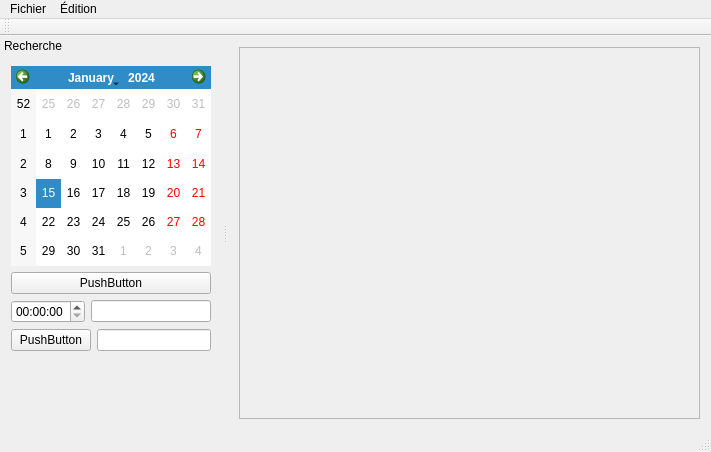
<?xml version="1.0" encoding="UTF-8"?>
<ui version="4.0">
 <class>MainWindow</class>
 <widget class="QMainWindow" name="MainWindow">
  <property name="geometry">
   <rect>
    <x>0</x>
    <y>0</y>
    <width>711</width>
    <height>452</height>
   </rect>
  </property>
  <property name="windowTitle">
   <string>MainWindow</string>
  </property>
  <widget class="QWidget" name="centralWidget">
   <layout class="QVBoxLayout" name="verticalLayout_2">
    <item>
     <widget class="QScrollArea" name="scrollArea_2">
      <property name="widgetResizable">
       <bool>true</bool>
      </property>
      <widget class="QWidget" name="scrollAreaWidgetContents_2">
       <property name="geometry">
        <rect>
         <x>0</x>
         <y>0</y>
         <width>482</width>
         <height>391</height>
        </rect>
       </property>
       <layout class="QVBoxLayout" name="verticalLayout_3">
        <item>
         <widget class="QSchedule" name="edt" native="true">
          <property name="enabled">
           <bool>true</bool>
          </property>
         </widget>
        </item>
       </layout>
      </widget>
     </widget>
    </item>
   </layout>
  </widget>
  <widget class="QMenuBar" name="menuBar">
   <property name="geometry">
    <rect>
     <x>0</x>
     <y>0</y>
     <width>711</width>
     <height>21</height>
    </rect>
   </property>
   <widget class="QMenu" name="menuFichier">
    <property name="title">
     <string>Fichier</string>
    </property>
    <addaction name="actionClose"/>
   </widget>
   <widget class="QMenu" name="menu_dition">
    <property name="title">
     <string>Édition</string>
    </property>
   </widget>
   <addaction name="menuFichier"/>
   <addaction name="menu_dition"/>
  </widget>
  <widget class="QToolBar" name="mainToolBar">
   <attribute name="toolBarArea">
    <enum>TopToolBarArea</enum>
   </attribute>
   <attribute name="toolBarBreak">
    <bool>false</bool>
   </attribute>
  </widget>
  <widget class="QStatusBar" name="statusBar"/>
  <widget class="QDockWidget" name="dockWidget">
   <property name="contextMenuPolicy">
    <enum>Qt::DefaultContextMenu</enum>
   </property>
   <property name="features">
    <set>QDockWidget::NoDockWidgetFeatures</set>
   </property>
   <property name="windowTitle">
    <string>Recherche</string>
   </property>
   <attribute name="dockWidgetArea">
    <number>1</number>
   </attribute>
   <widget class="QWidget" name="dockWidgetContents">
    <layout class="QVBoxLayout" name="verticalLayout">
     <item>
      <widget class="QCalendarWidget" name="calendarWidget">
       <property name="minimumSize">
        <size>
         <width>200</width>
         <height>200</height>
        </size>
       </property>
       <property name="maximumSize">
        <size>
         <width>200</width>
         <height>200</height>
        </size>
       </property>
       <property name="firstDayOfWeek">
        <enum>Qt::Monday</enum>
       </property>
       <property name="horizontalHeaderFormat">
        <enum>QCalendarWidget::NoHorizontalHeader</enum>
       </property>
      </widget>
     </item>
     <item>
      <widget class="QPushButton" name="pushButton">
       <property name="text">
        <string>PushButton</string>
       </property>
      </widget>
     </item>
     <item>
      <layout class="QHBoxLayout" name="horizontalLayout">
       <item>
        <widget class="QTimeEdit" name="timeEdit"/>
       </item>
       <item>
        <widget class="QLineEdit" name="lineEdit_2"/>
       </item>
      </layout>
     </item>
     <item>
      <layout class="QHBoxLayout" name="horizontalLayout_2">
       <item>
        <widget class="QPushButton" name="pushButton_2">
         <property name="text">
          <string>PushButton</string>
         </property>
        </widget>
       </item>
       <item>
        <widget class="QLineEdit" name="lineEdit"/>
       </item>
      </layout>
     </item>
     <item>
      <spacer name="verticalSpacer">
       <property name="orientation">
        <enum>Qt::Vertical</enum>
       </property>
       <property name="sizeHint" stdset="0">
        <size>
         <width>20</width>
         <height>40</height>
        </size>
       </property>
      </spacer>
     </item>
    </layout>
   </widget>
  </widget>
  <action name="actionClose">
   <property name="text">
    <string>Close</string>
   </property>
  </action>
 </widget>
 <layoutdefault spacing="6" margin="11"/>
 <customwidgets>
  <customwidget>
   <class>QSchedule</class>
   <extends>QWidget</extends>
   <header>QSchedule.h</header>
   <container>1</container>
  </customwidget>
 </customwidgets>
 <tabstops>
  <tabstop>calendarWidget</tabstop>
  <tabstop>pushButton</tabstop>
  <tabstop>timeEdit</tabstop>
  <tabstop>lineEdit_2</tabstop>
 </tabstops>
 <resources/>
 <connections/>
</ui>
